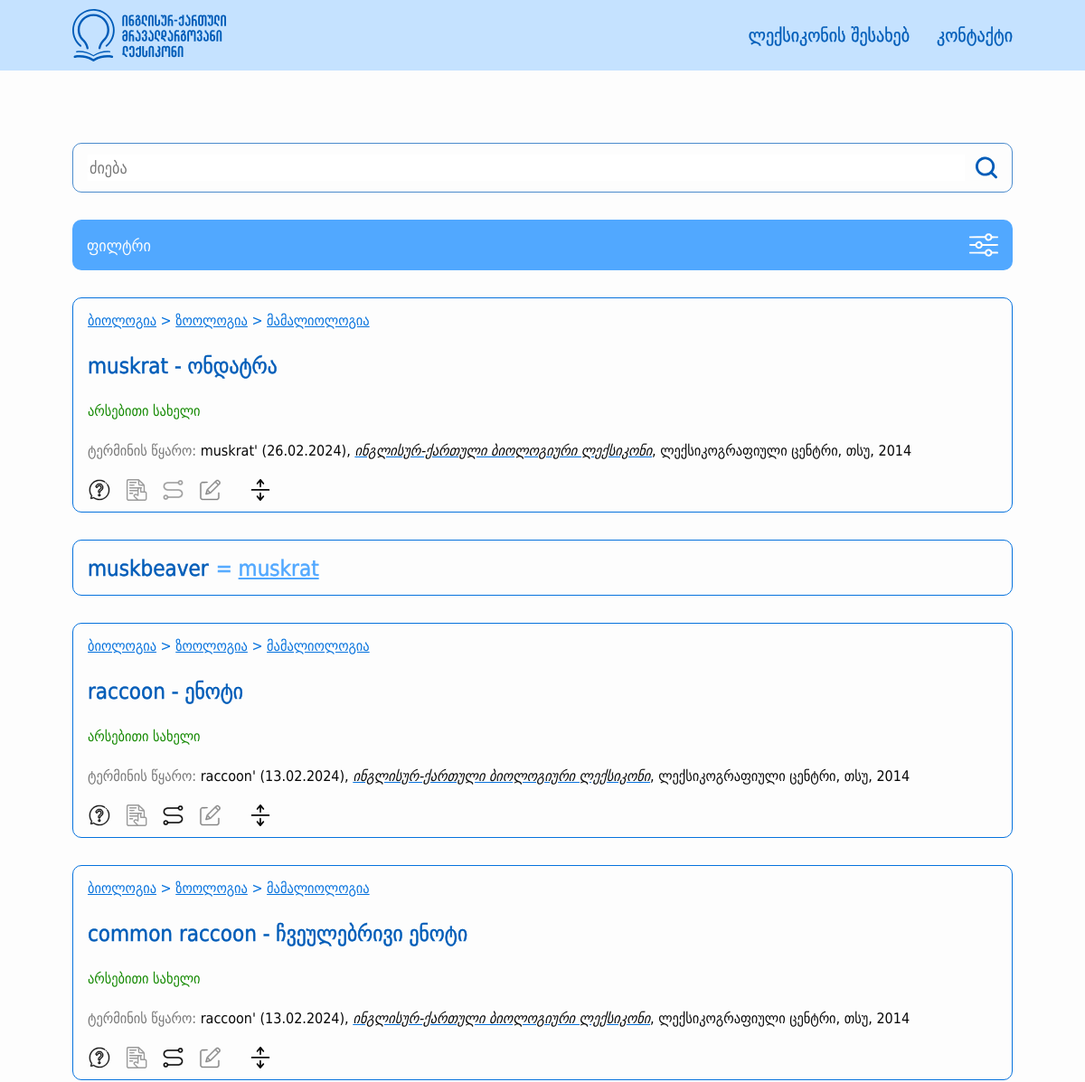
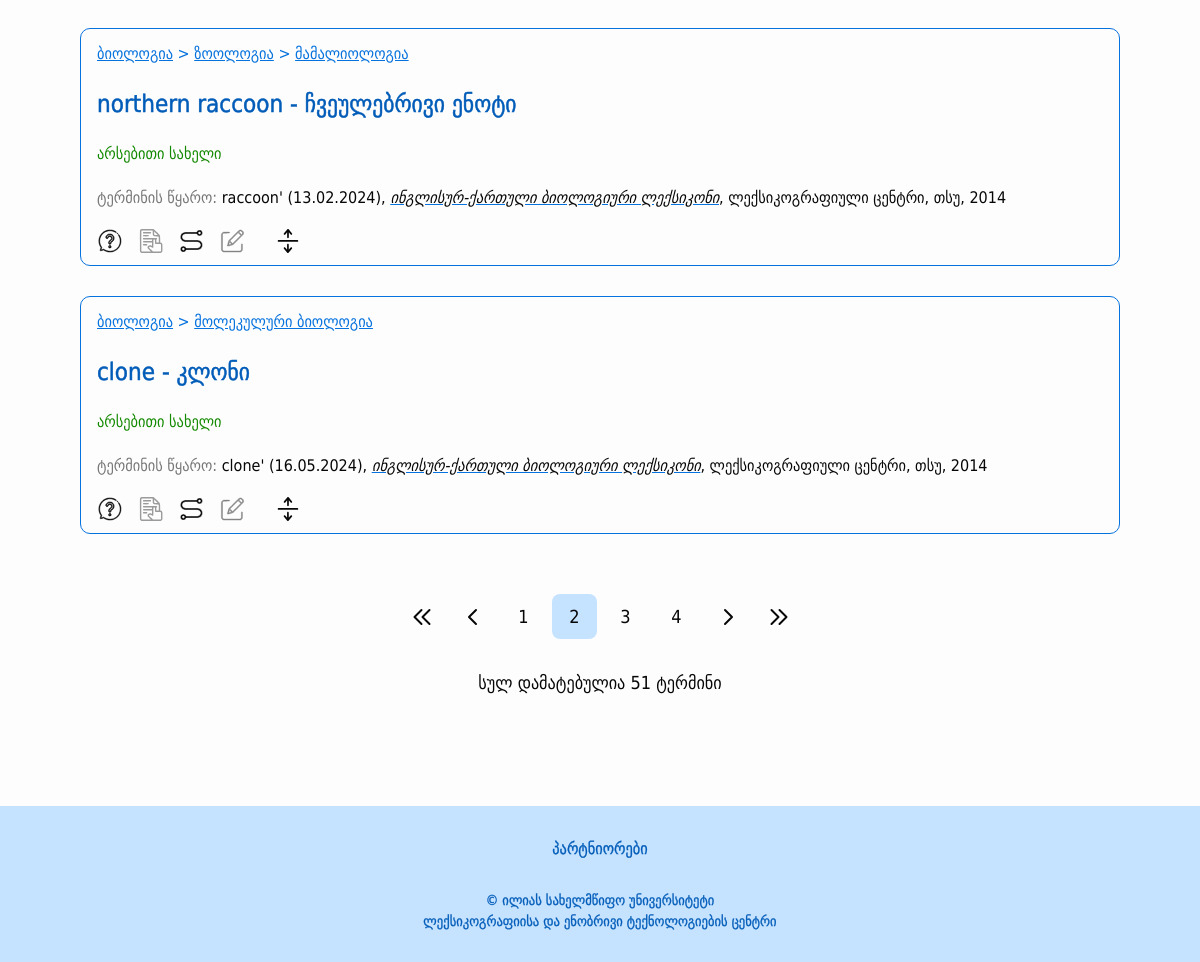
/page/2, run on the app's committed database (2 pictures, top to bottom).
### src/models/terms.py (models this page shows, shortened)
class Category(BaseModel):
    __tablename__ = "categories"
    id = db.Column(db.Integer, primary_key=True)
    name = db.Column(db.String(50), nullable=False)
    parent_id = db.Column(db.Integer, db.ForeignKey("categories.id"), nullable=True)
    is_active = db.Column(db.Boolean, default=True)
    children = db.relationship('Category', backref=db.backref('parent', remote_side=[id]), order_by="Category.name.asc()")
    def get_parents(self):
        parents = []
        if self.parent:
            parents.extend(self.parent.get_parents())
            parents.append(self.parent)
        return parents

class Term(BaseModel):
    __tablename__ = 'terms'
    id = db.Column(db.Integer, primary_key=True)
    geo_word = db.Column(db.String(100), nullable=False)
    eng_word = db.Column(db.String(100), nullable=False)
    grammar_form = db.Column(db.String(50), nullable=True)
    term_source = db.Column(db.Text, nullable=False)
    definition = db.Column(db.Text, nullable=False)
    definition_source = db.Column(db.Text, nullable=False)
    term_type = db.Column(db.String(50), nullable=True)
    context = db.Column(db.Text, nullable=True)
    context_source = db.Column(db.Text, nullable=True)
    comment = db.Column(db.Text, nullable=True)
    stylistic_label = db.Column(db.String(50), nullable=True)
    is_active = db.Column(db.Boolean, default=True)
    category = db.relationship("Category", secondary="terms_categories", backref="terms")
    english_connections = db.relationship("EnglishSynonym", back_populates="term")
    def get_synonyms(self, is_english=False):
        connections = ConnectedTerm.query.filter(ConnectedTerm.is_synonym == True, (ConnectedTerm.term1_id == self.id) | (ConnectedTerm.term2_id == self.id), ConnectedTerm.is_english == is_english).all()
        synonym_ids = [connection.term1_id if connection.term1_id != self.id else connection.term2_id for connection in connections]
        synonyms = Term.query.filter(Term.id.in_(synonym_ids)).all()
        return synonyms
    def get_related_terms(self):
        connections = ConnectedTerm.query.filter(ConnectedTerm.is_synonym == False, (ConnectedTerm.term1_id == self.id) | (ConnectedTerm.term2_id == self.id)).all()
        connected_term_ids = [connection.term1_id if connection.term1_id != self.id else connection.term2_id for connection in connections]
        related_terms = Term.query.filter(Term.id.in_(connected_term_ids)).all()
        return related_terms
    def has_synonyms_or_relations(self):
        connections = ConnectedTerm.query.filter((ConnectedTerm.term1_id == self.id) | (ConnectedTerm.term2_id == self.id)).first()
        return connections != None
    def get_category_tree(self):
        category_trees = []
        for category in self.category:
            categories = category.get_parents()
            categories.append(category)
            category_trees.append(categories)
        branched_tree = {}
        for category_tree in category_trees:
            current_dict = branched_tree
            for category in category_tree:
                if category not in current_dict:
                    current_dict[category] = {}
                current_dict = current_dict[category]
        return branched_tree

class EnglishSynonym(BaseModel):
    __tablename__ = "english_synonyms"
    id = db.Column(db.Integer, primary_key=True)
    eng_word = db.Column(db.String, nullable=False)
    term_id = db.Column(db.Integer, db.ForeignKey('terms.id'), nullable=True)
    term = db.relationship('Term', back_populates="english_connections")

### src/views/main/routes.py (the view, shortened to what this page needs)
@main_blueprint.route("/")
@main_blueprint.route("/page/<int:page>")
def home(page=1):
    items = About.query.all()
    root_categories = Category.query.filter(Category.parent_id.is_(None), Category.is_active == True).all()
    filtered_categories = []
    terms = Term.query.filter(Term.is_active == True, Term.category.any(Category.is_active == True))
    search_word = request.args.get("searchWord", "")
    if search_word:
        if re.match("[A-Za-z0-9 .]+$", search_word):
            terms = terms.join(EnglishSynonym).filter(Term.definition.ilike(f"%{search_word}%") | Term.eng_word.ilike(f"%{search_word}%") | EnglishSynonym.eng_word.ilike(f"%{search_word}%"))
        else:
            terms = terms.filter(Term.geo_word.ilike(f"%{search_word}%"))
    search_letter = request.args.get("searchLetter", "")
    if search_letter:
        terms = terms.filter(Term.geo_word.ilike(f"{search_letter}%") | Term.eng_word.ilike(f"{search_letter}%"))
    categories = request.args.get("categories")
    if categories:
        categories = unquote(categories).split(",")
        filtered_categories = Category.query.filter(Category.id.in_(categories)).all()
        terms = terms.join(Term.category).filter(Category.id.in_(categories))
    sort = request.args.get("sortType")
    print(search_letter, search_word, categories, sort)
    terms = terms.paginate(per_page=5, page=page)
    return render_template("main/main.html", terms=terms,
                           root_categories=root_categories, filtered_categories=filtered_categories,
                           search_word=search_word, search_letter=search_letter, items=items)

### src/templates/main/main.html (shortened to what this page needs)
{% extends 'layouts/base.html' %}
{% from "macros.html" import create_term_card %}
{% block content %}
    <div class="main-outer edge-padding">
        <main class="main-content width-limiter">
            <section class="right-section">
                <section class="search-controls">
                    <div class="search-input-container">
                        <input class="search-input" type="text" placeholder="ძიება" id="searchWord"
                               value="{{ search_word }}"/>
                        <a>
                            <button class="search-button" id="searchButton">
                                <img class="search-button-img"
                                     src="{{ url_for('static', filename='images/search.svg') }}"
                                     alt="search"/>
                            </button>
                        </a>
                    </div>
                    <button id="filter-modal-open-button" class="filter-modal-toggle">
                        <span>ფილტრი</span>
                        <img src="{{ url_for('static', filename='images/filter.svg') }}"/>
                    </button>
                </section>
                {% if terms.items %}
                    <section id="term-list">
                        {% for term in terms.items %}
                            {{ create_term_card(term) }}
                        {% endfor %}
                    </section>
                    <div class="term-list-bottom-bar">
                        <ul class="pagination">
                            {% set query_string = request.query_string.decode() %}
                            {% set current_page = request.view_args.get("page", 1) %}
                            <li class="pagination-item">
                                <a href="{{ url_for("main.home", page=1) }}?{{ query_string }}"
                                   class="pagination-link {% if not terms.has_prev %} disabled {% endif %}">
                                    <img src="{{ url_for('static', filename='images/double-left.svg') }}"
                                         alt="first page"/>
                                </a>
                            </li>
                            <li class="pagination-item">
                                <a href="{{ url_for("main.home", page=current_page - 1) }}?{{ query_string }}"
                                   class="pagination-link{% if not terms.has_prev %} disabled {% endif %}">
                                    <img src="{{ url_for('static', filename='images/left.svg') }}"
                                         alt="previous page"/>
                                </a>
                            </li>
                            {%- for page in terms.iter_pages(left_edge=0, left_current=2, right_current=2, right_edge=0) -%}
                                {%- if page -%}
                                    <li class="pagination-item">
                                        <a href="{{ url_for("main.home", page=page) }}?{{ query_string }}"
                                           class="pagination-link {% if page == current_page %} active {% endif %}">
                                            {{- page -}}
                                        </a>
                                    </li>
                                {%- endif -%}
                            {%- endfor -%}
                            <li class="pagination-item">
                                <a href="{{ url_for("main.home", page=current_page + 1) }}?{{ query_string }}"
                                   class="pagination-link {% if not terms.has_next %} disabled {% endif %}">
                                    <img src="{{ url_for('static', filename='images/right.svg') }}" alt="next page"/>
                                </a>
                            </li>
                            <li class="pagination-item">
                                <a href="{{ url_for("main.home", page=terms.pages) }}?{{ query_string }}"
                                   class="pagination-link {% if not terms.has_next %} disabled {% endif %}">
                                    <img src="{{ url_for('static', filename='images/double-right.svg') }}"
                                         alt="last page"/>
                                </a>
                            </li>
                        </ul>
                        {% if request.query_string.decode() == "" %}
                            <span class="search-result-number">სულ დამატებულია {{ terms.total }} ტერმინი</span>
                        {% else %}
                            <span class="search-result-number">სულ ნაპოვნია {{ terms.total }} ტერმინი</span>
                        {% endif %}
                    </div>
                {% endif %}
            </section>
        </main>
    </div>
{% endblock %}

### src/templates/macros.html (shortened to what this page needs)
{% macro is_active(page) %}
    {% if request.endpoint.endswith(page) %}
        active-nav-link
    {% else %}
        nav-link
    {% endif %}
{% endmacro %}
{% macro render_subcategories(subcategories) %}
    {% for subcategory in subcategories.keys() %}
        <a href="{{ url_for('main.home', categories=subcategory.id) }}," style="display: inline-block;">
            {{ subcategory.name }}
        </a>
        {% if subcategories[subcategory].values() %}
            > {{ render_subcategories(subcategories[subcategory]) }}
        {% endif %}
    {% endfor %}
{% endmacro %}
{% macro create_term_card(term) %}
    <article class="term-card">
        {% set categories = term.get_category_tree() %}
        {% for category in categories.keys() %}
            <div class="field">
                <a href="{{ url_for('main.home', categories=category.id) }}," style="display: inline-block;">
                    {{ category.name }}
                </a>
                {% for subcategory in categories.values() if subcategory %}
                    > {{ render_subcategories(subcategory) }}
                {% endfor %}
            </div>
        {% endfor %}
        <a href="{{ url_for('main.term_detail', term_id=term.id) }}" class="unstyled-link">
            <h3 class="word-pair">{{ term.eng_word }} - {{ term.geo_word }}</h3>
        </a>
        {% if term.grammar_form %}
            <span class="word-type abbr-support">{{ term.grammar_form }}</span>
        {% endif %}
        <p class="term-source abbr-support">
            <span class="term-source-label">ტერმინის წყარო:</span>
            {{ term.term_source | safe }}
        </p>
        <section class="term-controls">
            <button class="term-button definition-button" title="განმარტების ჩვენება"
                    data-target="definition-{{ term.id }}">
            </button>
            <button class="term-button context-button" data-target="context-{{ term.id }}"
                    {% if not term.context %}
                    title="კონტექსტი ამ ტერმინს არ აქვს" disabled
                    {% else %}
                    title="კონტექსტის ჩვენება"
                    {% endif %}>
            </button>
            <button class="term-button synonym-button" data-target="connected-{{ term.id }}"
                    {% if not term.has_synonyms_or_relations() %}
                    title="დაკავშირებული სიტყვები და სინონიმები ამ ტერმინს არ აქვს" disabled
                    {% else %}
                    title="დაკავშირებული სიტყვების და სინონიმების ჩვენება"
                    {% endif %}>
            </button>
            <button class="term-button comment-button" data-target="comment-{{ term.id }}"
                    {% if not term.comment %}
                    title="კომენტარი ამ ტერმინს არ აქვს" disabled
                    {% else %}
                    title="კომენტარის ჩვენება"
                    {% endif %}>
            </button>
            <button class="term-button toggle-all-button" data-target="{{ term.id }}">
            </button>
        </section>
    </article>
    {% if term.english_connections %}
        {% for english_synonym in term.english_connections %}
            <article class="term-card">
                <div class="pair-line">
                    <h3 class="word-pair">{{ english_synonym.eng_word }}</h3>
                    <span class="equivalent-word">
                        = <a href="{{ url_for('main.term_detail', term_id=english_synonym.term.id) }}">{{ english_synonym.term.eng_word }}</a>
                    </span>
                </div>
            </article>
        {% endfor %}
    {% endif %}
{% endmacro %}

### src/static/styles/global.css (style rules this page uses)
:root { --color-light-blue: 197, 226, 255; --color-light-blue-2: 143, 199, 255; --color-blue: 6, 114, 221; --color-blue-1: 81, 168, 255; --color-blue-2: 0, 92, 184; --color-white: 253, 253, 253; --color-black: 7, 7, 7; --color-gray: 119, 119, 119; --color-gray-2: 237, 237, 237; --color-green: 19, 137, 0; --color-red: 229, 0, 0; }
*, *::before, *::after { box-sizing: border-box; }
* { margin: 0; }
body { line-height: 1.5; -webkit-font-smoothing: antialiased; }
img, picture, video, canvas, svg { display: block; max-width: 100%; }
input, button, textarea, select { font: inherit; }
p, h1, h2, h3, h4, h5, h6 { overflow-wrap: break-word; }
* { color: rgb(var(--color-black)); font-family: 'DejaVu Sans Condensed', sans-serif; }
body { display: flex; min-height: 100vh; flex-direction: column; background-color: rgb(var(--color-white)); }
ul { list-style: none; padding: 0; margin: 0; }
button { all: unset; cursor: pointer; box-sizing: border-box; }

### src/static/styles/shared.css (style rules this page uses)
.edge-padding { padding: 10px 20px; }
.width-limiter { max-width: 1300px; margin: 0 auto; }
.search-input-container { width: 100%; display: flex; padding: 12px 16px; gap: 12px; border-radius: 10px; border: 1px solid rgb(var(--color-blue-2), 0.7); }
.search-input-container a { display: flex; }
.search-input { flex: 1; font-size: 18px; border: none; outline: none; color: rgb(var(--color-black)); }
.search-input::placeholder { color: rgb(var(--color-gray)); }
.main-outer { padding-top: 60px; padding-bottom: 100px; flex: 1; }
.term-list-bottom-bar { margin-top: 48px; display: flex; gap: 8px; align-items: center; flex-direction: column; gap: 24px; }
.search-result-number { display: inline; }
.pagination { display: flex; gap: 4px; margin: 0 auto; width: fit-content; }
.pagination .pagination-link { all: unset; display: flex; background-color: rgb(var(--color-white)); width: 32px; height: 32px; align-items: center; justify-content: center; font-size: 18px; border-radius: 8px; cursor: pointer; }
.pagination .pagination-link.active { background-color: rgb(var(--color-light-blue)); }
.unstyled-link { text-decoration: none; color: inherit; }
@media screen and (min-width: 768px) { .edge-padding { padding: 10px 80px; } }
@media screen and (min-width: 768px) { .main-outer { padding: 80px; padding-bottom: 110px; } }
@media screen and (min-width: 768px) { .search-result-number { font-size: 18px; } }
@media screen and (min-width: 768px) { .pagination { gap: 6px; } }
@media screen and (min-width: 768px) { .term-list-bottom-bar { margin-top: 60px; gap: 30px; } }
@media screen and (min-width: 768px) { .pagination .pagination-link { width: 45px; height: 45px; } }

### src/static/styles/other.css (style rules this page uses)
.main-outer { display: flex; }
main { display: flex; flex: 1; }

### data on the page
Term: eng_word "muskrat", geo_word "ონდატრა", grammar_form "არსებითი სახელი", term_source "muskrat' (26.02.2024), ინგლისურ-ქართული ბიოლოგიური ლექსიკონი , ლექსიკოგრაფიული ცენტრი, თსუ, 2014"
Category: name "ბიოლოგია"
Category: name "ზოოლოგია"
Category: name "მამალიოლოგია"
EnglishSynonym: eng_word "muskbeaver", term.eng_word "muskrat"
Term: eng_word "raccoon", geo_word "ენოტი", grammar_form "არსებითი სახელი", term_source "raccoon' (13.02.2024), ინგლისურ-ქართული ბიოლოგიური ლექსიკონი , ლექსიკოგრაფიული ცენტრი, თსუ, 2014"
Term: eng_word "common raccoon", geo_word "ჩვეულებრივი ენოტი", grammar_form "არსებითი სახელი", term_source "raccoon' (13.02.2024), ინგლისურ-ქართული ბიოლოგიური ლექსიკონი , ლექსიკოგრაფიული ცენტრი, თსუ, 2014"
Term: eng_word "northern raccoon", geo_word "ჩვეულებრივი ენოტი", grammar_form "არსებითი სახელი", term_source "raccoon' (13.02.2024), ინგლისურ-ქართული ბიოლოგიური ლექსიკონი , ლექსიკოგრაფიული ცენტრი, თსუ, 2014"
Term: eng_word "clone", geo_word "კლონი", grammar_form "არსებითი სახელი", term_source "clone' (16.05.2024), ინგლისურ-ქართული ბიოლოგიური ლექსიკონი , ლექსიკოგრაფიული ცენტრი, თსუ, 2014"
Category: name "მოლეკულური ბიოლოგია"

### other printed values
{{ page }} "1" "2" "3" "4"
{{ terms.total }} "51"
